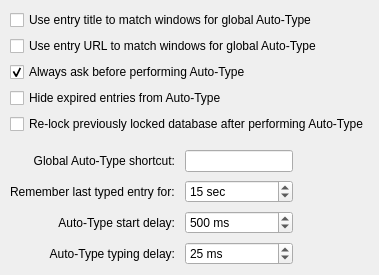
     <widget class="QWidget" name="tabAutotype">
      <attribute name="title">
       <string>Auto-Type</string>
      </attribute>
      <layout class="QVBoxLayout" name="verticalLayout_2">
       <property name="leftMargin">
        <number>10</number>
       </property>
       <property name="topMargin">
        <number>10</number>
       </property>
       <property name="rightMargin">
        <number>10</number>
       </property>
       <property name="bottomMargin">
        <number>10</number>
       </property>
       <item>
        <widget class="QCheckBox" name="autoTypeEntryTitleMatchCheckBox">
         <property name="text">
          <string>Use entry title to match windows for global Auto-Type</string>
         </property>
        </widget>
       </item>
       <item>
        <widget class="QCheckBox" name="autoTypeEntryURLMatchCheckBox">
         <property name="text">
          <string>Use entry URL to match windows for global Auto-Type</string>
         </property>
        </widget>
       </item>
       <item>
        <widget class="QCheckBox" name="autoTypeAskCheckBox">
         <property name="text">
          <string>Always ask before performing Auto-Type</string>
         </property>
         <property name="checked">
          <bool>true</bool>
         </property>
        </widget>
       </item>
       <item>
        <widget class="QCheckBox" name="autoTypeHideExpiredEntryCheckBox">
         <property name="text">
          <string>Hide expired entries from Auto-Type</string>
         </property>
        </widget>
       </item>
       <item>
        <widget class="QCheckBox" name="autoTypeRelockDatabaseCheckBox">
         <property name="text">
          <string>Re-lock previously locked database after performing Auto-Type</string>
         </property>
        </widget>
       </item>
       <item>
        <spacer name="verticalSpacer_4">
         <property name="orientation">
          <enum>Qt::Vertical</enum>
         </property>
         <property name="sizeType">
          <enum>QSizePolicy::Fixed</enum>
         </property>
         <property name="sizeHint" stdset="0">
          <size>
           <width>20</width>
           <height>10</height>
          </size>
         </property>
        </spacer>
       </item>
       <item>
        <layout class="QGridLayout" name="gridLayout">
         <property name="horizontalSpacing">
          <number>10</number>
         </property>
         <property name="verticalSpacing">
          <number>8</number>
         </property>
         <item row="2" column="0">
          <widget class="QLabel" name="autoTypeStartDelayLabel">
           <property name="text">
            <string>Auto-Type start delay:</string>
           </property>
           <property name="alignment">
            <set>Qt::AlignRight|Qt::AlignTrailing|Qt::AlignVCenter</set>
           </property>
           <property name="buddy">
            <cstring>autoTypeStartDelaySpinBox</cstring>
           </property>
          </widget>
         </item>
         <item row="0" column="0">
          <widget class="QLabel" name="autoTypeShortcutLabel">
           <property name="text">
            <string>Global Auto-Type shortcut:</string>
           </property>
           <property name="alignment">
            <set>Qt::AlignRight|Qt::AlignTrailing|Qt::AlignVCenter</set>
           </property>
           <property name="buddy">
            <cstring>autoTypeShortcutWidget</cstring>
           </property>
          </widget>
         </item>
         <item row="2" column="1">
          <widget class="QSpinBox" name="autoTypeStartDelaySpinBox">
           <property name="sizePolicy">
            <sizepolicy hsizetype="Preferred" vsizetype="Fixed">
             <horstretch>0</horstretch>
             <verstretch>0</verstretch>
            </sizepolicy>
           </property>
           <property name="accessibleName">
            <string>Auto-type start delay milliseconds</string>
           </property>
           <property name="suffix">
            <string comment="Milliseconds"> ms</string>
           </property>
           <property name="prefix">
            <string/>
           </property>
           <property name="minimum">
            <number>100</number>
           </property>
           <property name="maximum">
            <number>10000</number>
           </property>
           <property name="singleStep">
            <number>100</number>
           </property>
           <property name="value">
            <number>500</number>
           </property>
          </widget>
         </item>
         <item row="3" column="0">
          <widget class="QLabel" name="autoTypeDelayLabel">
           <property name="text">
            <string>Auto-Type typing delay:</string>
           </property>
           <property name="alignment">
            <set>Qt::AlignRight|Qt::AlignTrailing|Qt::AlignVCenter</set>
           </property>
           <property name="buddy">
            <cstring>autoTypeDelaySpinBox</cstring>
           </property>
          </widget>
         </item>
         <item row="0" column="2">
          <spacer name="horizontalSpacer_6">
           <property name="orientation">
            <enum>Qt::Horizontal</enum>
           </property>
           <property name="sizeHint" stdset="0">
            <size>
             <width>0</width>
             <height>20</height>
            </size>
           </property>
          </spacer>
         </item>
         <item row="0" column="1">
          <widget class="ShortcutWidget" name="autoTypeShortcutWidget">
           <property name="sizePolicy">
            <sizepolicy hsizetype="Preferred" vsizetype="Fixed">
             <horstretch>0</horstretch>
             <verstretch>0</verstretch>
            </sizepolicy>
           </property>
           <property name="accessibleName">
            <string>Global auto-type shortcut</string>
           </property>
          </widget>
         </item>
         <item row="3" column="1">
          <widget class="QSpinBox" name="autoTypeDelaySpinBox">
           <property name="sizePolicy">
            <sizepolicy hsizetype="Preferred" vsizetype="Fixed">
             <horstretch>0</horstretch>
             <verstretch>0</verstretch>
            </sizepolicy>
           </property>
           <property name="accessibleName">
            <string>Auto-type character typing delay milliseconds</string>
           </property>
           <property name="suffix">
            <string comment="Milliseconds"> ms</string>
           </property>
           <property name="prefix">
            <string/>
           </property>
           <property name="maximum">
            <number>1000</number>
           </property>
           <property name="value">
            <number>25</number>
           </property>
          </widget>
         </item>
         <item row="1" column="0">
          <widget class="QLabel" name="autoTypeRetypeLabel">
           <property name="text">
            <string>Remember last typed entry for:</string>
           </property>
          </widget>
         </item>
         <item row="1" column="1">
          <widget class="QSpinBox" name="autoTypeRetypeTimeSpinBox">
           <property name="suffix">
            <string comment="Seconds"> sec</string>
           </property>
           <property name="minimum">
            <number>0</number>
           </property>
           <property name="maximum">
            <number>60</number>
           </property>
           <property name="value">
            <number>15</number>
           </property>
          </widget>
         </item>
        </layout>
       </item>
       <item>
        <spacer name="verticalSpacer_3">
         <property name="orientation">
          <enum>Qt::Vertical</enum>
         </property>
         <property name="sizeHint" stdset="0">
          <size>
           <width>20</width>
           <height>0</height>
          </size>
         </property>
        </spacer>
       </item>
      </layout>
     </widget>
